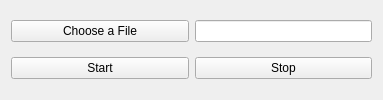
<?xml version="1.0" encoding="UTF-8"?>
<ui version="4.0">
 <class>Widget</class>
 <widget class="QWidget" name="Widget">
  <property name="geometry">
   <rect>
    <x>0</x>
    <y>0</y>
    <width>383</width>
    <height>100</height>
   </rect>
  </property>
  <property name="windowTitle">
   <string>Widget</string>
  </property>
  <layout class="QVBoxLayout" name="verticalLayout">
   <item>
    <layout class="QHBoxLayout" name="horizontalLayout">
     <item>
      <widget class="QPushButton" name="choose">
       <property name="sizePolicy">
        <sizepolicy hsizetype="Expanding" vsizetype="Fixed">
         <horstretch>0</horstretch>
         <verstretch>0</verstretch>
        </sizepolicy>
       </property>
       <property name="text">
        <string>Choose a File</string>
       </property>
      </widget>
     </item>
     <item>
      <widget class="QLineEdit" name="lineEdit"/>
     </item>
    </layout>
   </item>
   <item>
    <layout class="QHBoxLayout" name="horizontalLayout_2">
     <item>
      <widget class="QPushButton" name="start">
       <property name="text">
        <string>Start</string>
       </property>
      </widget>
     </item>
     <item>
      <widget class="QPushButton" name="stop">
       <property name="text">
        <string>Stop</string>
       </property>
      </widget>
     </item>
    </layout>
   </item>
  </layout>
 </widget>
 <resources/>
 <connections/>
</ui>
